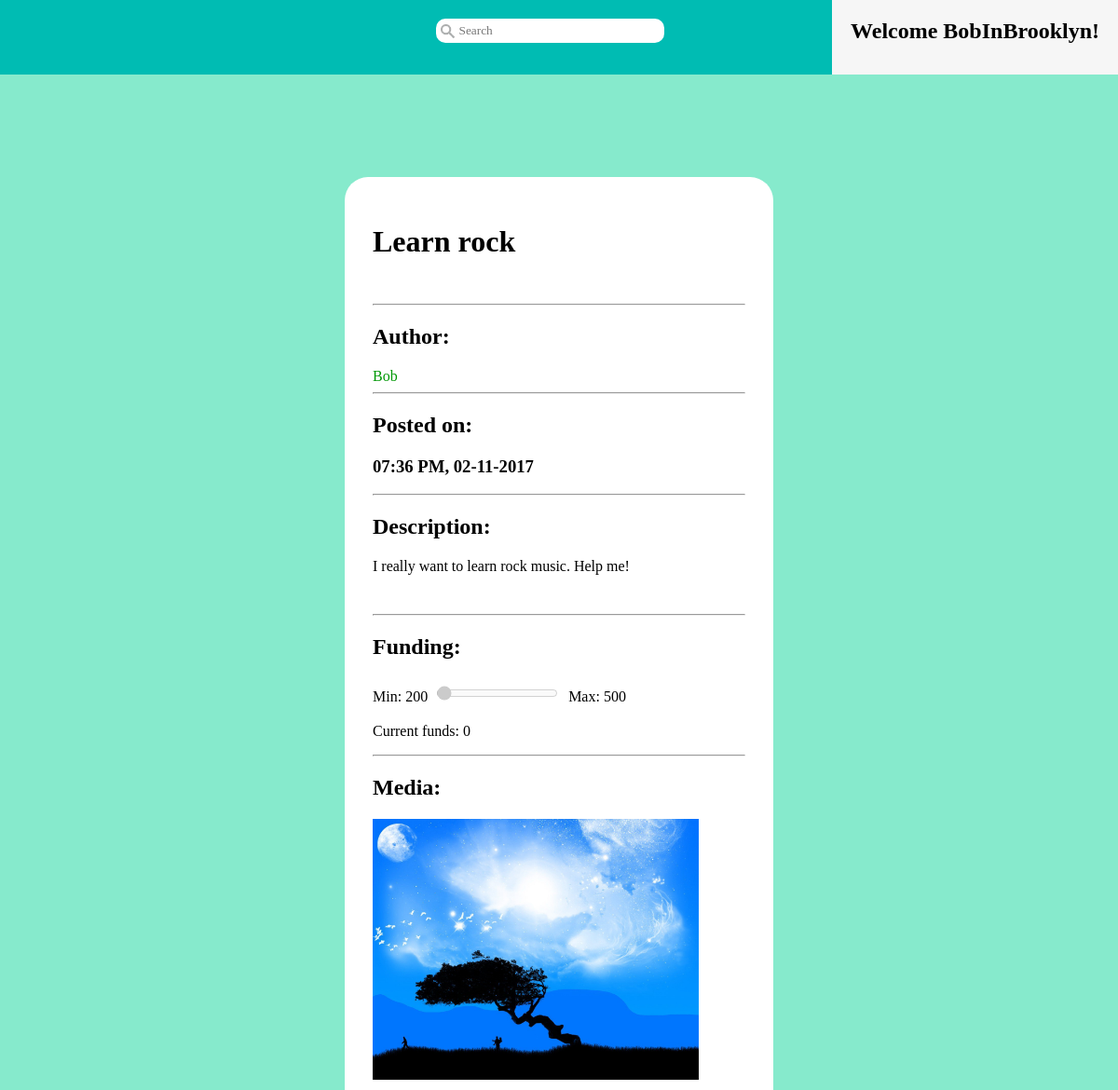
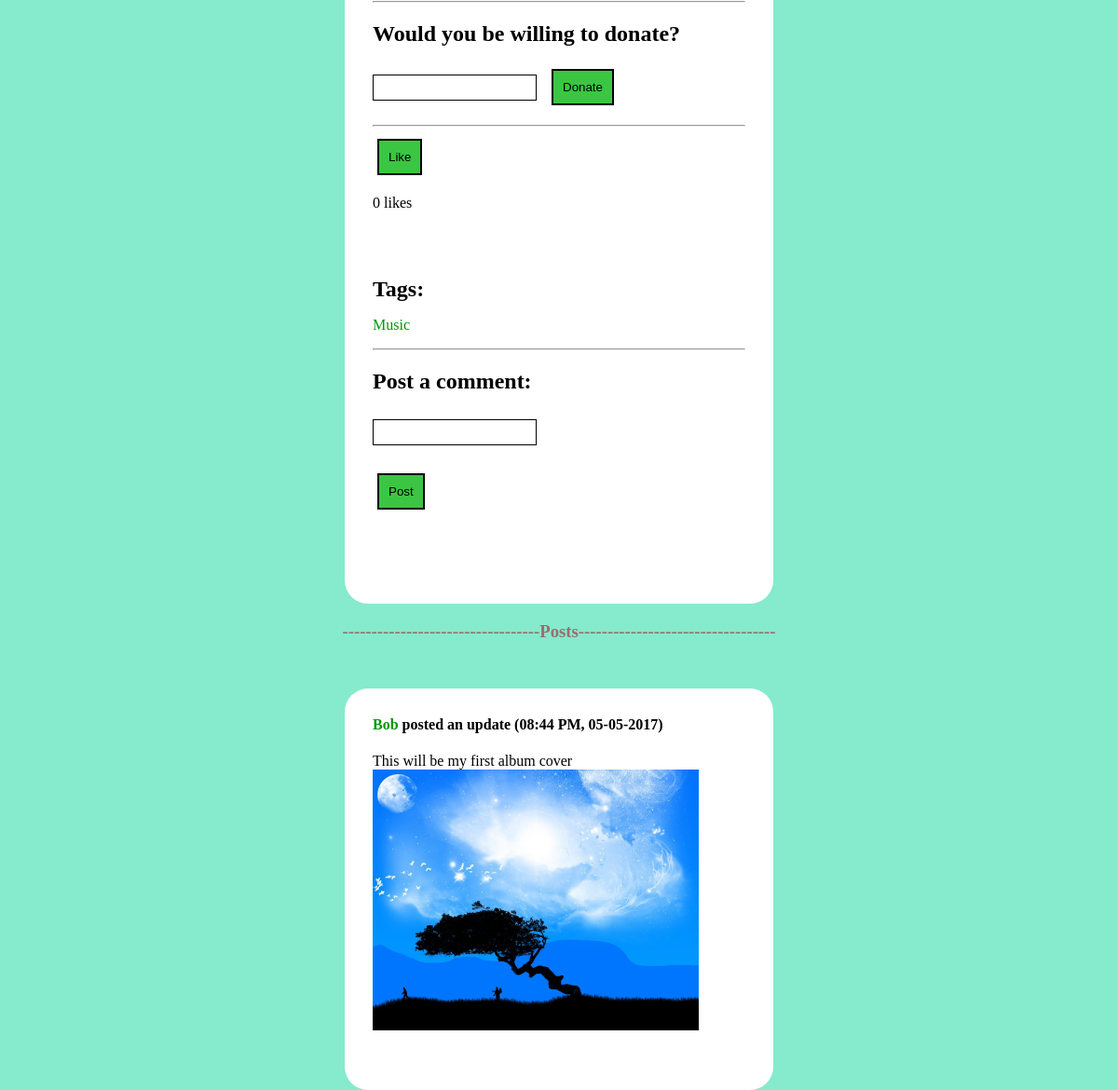
Screenshot of /?controller=pages&action=project&pid=198 (signed in) with the database file from the repository (2 pictures, top to bottom).
### tables this page shows
CREATE TABLE Project (
  pid INTEGER NOT NULL,           --INTEGER primary keys autoincrement in SQLite3
  username VARCHAR(15) NOT NULL,
  pname VARCHAR(15) NOT NULL,
  description TEXT,
  post_time DATETIME NOT NULL,
  proj_completed BIT NOT NULL,    --if project has been completed yet
  completion_time DATETIME,       --date the project was completed
  minfunds REAL NOT NULL,
  maxfunds REAL NOT NULL,
  camp_end_time DATETIME NOT NULL,--date the campaign ends
  camp_finished BIT NOT NULL,     --if campaign is completed yet
  camp_success BIT NOT NULL,      --if the min funds were reached in time
  PRIMARY KEY (pid),
  FOREIGN KEY (username) REFERENCES User(username)
);

CREATE TABLE ProjectUpdate (
  uid INTEGER NOT NULL,
  username VARCHAR(15) NOT NULL,
  pid INTEGER NOT NULL,
  comment TEXT NOT NULL,
  ctime DATETIME NOT NULL,
  PRIMARY KEY (uid),
  FOREIGN KEY (username) REFERENCES User(username),
  FOREIGN KEY (pid) REFERENCES Project(pid)
);

### index.php (called while the page is built, shortened)
<?php
    require_once('db.php');
    require_once('view/layout.php');
?>

### db.php (called while the page is built, shortened)
<?php
    class DB {
        private static $instance = null;
        private $db;
        private function __construct() {
            $dbname = $_SERVER['DOCUMENT_ROOT'].'/Flint/flint.db';
            $this->db = new PDO("sqlite:{$dbname}");
        }
        public static function getInstance() {
            if (!isset(self::$instance)) {
                self::$instance = new DB();
            }
            return self::$instance;
        }
        public function runSelect($query, $entries) {
            $db = $this->db;
            $statement = $db->prepare($query);
            if ($entries) {
                $statement->execute($entries);
            } else {
                $statement->execute();
            }
            $results = $statement->fetchAll();
            if ($results) {
                return $this->resultsToArray($results);
            } else {
                return [];
            }
        }
        public function resultsToArray($results) {
            $allitems = array();
            foreach ($results as $row) {
                $item = array();
                foreach (array_keys($row) as $key) {
                    if (gettype($key) != "integer") {
                        $item[$key] = $row[$key];
                    }
                }
                array_push($allitems, $item);
            }
            return($allitems);
        }
    }
?>

### model/project.php (called while the page is built, shortened)
<?php
    class Project {
        public function __construct($pid, $username, $pname, $description, $post_time,
                $proj_completed, $completion_time, $minfunds, $maxfunds, $camp_end_time,
                $camp_finished, $camp_success, $tags) {
            $this->pid = $pid;
            $this->username = $username;
            $this->pname = $pname;
            $this->description = $description;
            $this->post_time = $post_time;
            $this->minfunds = $minfunds;
            $this->maxfunds = $maxfunds;
            $this->camp_finished = $camp_finished;
            $this->tags = $tags;
        }
        public static function getProject($pid) {
            $db = DB::getInstance();
            $q = "SELECT * FROM Project WHERE pid=:p;";
            $entries = array(":p" => $pid);
            $results = $db->runSelect($q, $entries);
            $tags = self::getProjectTags($pid);
            if ($results) {
                $row = $results[0];
                $project = new Project(
                        $row['pid'],
                        $row['username'],
                        $row['pname'],
                        $row['description'],
                        $row['post_time'],
                        $row['proj_completed'],
                        $row['completion_time'],
                        $row['minfunds'],
                        $row['maxfunds'],
                        $row['camp_end_time'],
                        $row['camp_finished'],
                        $row['camp_success'],
                        $tags
                    );
                return $project;
            } else {
                return null;
            }
        }
        public static function getProjectTags($pid) {
            $db = DB::getInstance();
            $q = "SELECT name AS tag_name FROM Project JOIN Ptags USING(pid) "
                ."JOIN Tags USING(tid) WHERE pid=:p;";
            $e = [':p' => $pid];
            $results = $db->runSelect($q, $e);
            $tags = [];
            if ($results) {
                foreach ($results as $row) {
                    $tags[] = $row['tag_name'];
                }
            }
            return $tags;
        }
        public static function getLikes($pid) {
            $db = DB::getInstance();
            $q = "SELECT username, ltime FROM Likes WHERE pid=:p;";
            $entries = array(":p" => $pid);
            $results = $db->runSelect($q, $entries);
            if ($results) {
                $users = [];
                foreach ($results as $row) {
                    $users[$row['username']] = $row['ltime'];
                }
                return $users;
            } else {
                return [];
            }
        }
        public static function getMedia($pid) {
            $db = DB::getInstance();
            $q = "SELECT filename FROM Media JOIN Umedia USING(mid) WHERE uid IN ("
                ."SELECT uid FROM ProjectUpdate WHERE pid=:p);";
            $results = $db->runSelect($q, [':p' => $pid]);
            if ($results) {
                $filenames = [];
                foreach ($results as $row) {
                    $filenames[] = $row['filename'];
                }
                return $filenames;
            } else {
                return [];
            }
        }
    }
?>

### model/donation.php (called while the page is built, shortened)
<?php
    class Donation {
        public static function getTotalDonations($pid) {
            $db = DB::getInstance();
            $q = "SELECT SUM(amount) AS total FROM Donation WHERE pid=:p GROUP BY pid;";
            $entries = array(":p" => $pid);
            $results = $db->runSelect($q, $entries);
            if ($results) {
                $row = $results[0];
                return $row['total'];
            } else {
                return 0;
            }
        }
    }
?>

### model/post.php (called while the page is built, shortened)
<?php
    class Post {
        public function __construct($id, $author, $pid, $comment,
                    $ctime, $pname, $owner, $mediaNames) {
            $this->author = $author;
            $this->comment = $comment;
            $this->ctime = $ctime;
            $this->mediaNames = $mediaNames;
        }
        public static function getUpdates($pid) {
            $db = DB::getInstance();
            $q = "SELECT uid, username, pid, comment, ctime FROM ProjectUpdate "
                ."WHERE pid=:p ORDER BY ctime DESC;";
            $results = $db->runSelect($q, [':p' => $pid]);
            if ($results) {
                $posts = [];
                foreach ($results as $row) {
                    $mediaNames = self::getMedia($row['uid']);
                    $posts[] = new Post($row['uid'], $row['username'], $row['pid'],
                        $row['comment'], $row['ctime'], null, true, $mediaNames);
                }
                return $posts;
            } else {
                return [];
            }
        }
        private static function getMedia($uid) {
            $db = DB::getInstance();
            $q = "SELECT filename FROM Media JOIN Umedia USING(mid) WHERE uid=:u;";
            $results = $db->runSelect($q, [':u' => $uid]);
            if ($results) {
                $filenames = [];
                foreach ($results as $row) {
                    $filenames[] = $row['filename'];
                }
                return $filenames;
            } else {
                return [];
            }
        }
        public static function getComments($pid) {
            $db = DB::getInstance();
            $q = "SELECT cid, username, pid, comment, ctime FROM Comment "
                ."WHERE pid=:p ORDER BY ctime DESC;";
            $results = $db->runSelect($q, [':p' => $pid]);
            if ($results) {
                $posts = [];
                foreach ($results as $row) {
                    $posts[] = new Post($row['cid'], $row['username'], $row['pid'],
                        $row['comment'], $row['ctime'], null, true, null);
                }
                return $posts;
            } else {
                return [];
            }
        }
    }
?>

### view/pages/project_view.php (the view, shortened to what this page needs)
<link rel="stylesheet" href="/Flint/view/pages/css/project.css" />
<div id="container">
    <?php
        $owner = ($_SESSION['username'] == $project->username);
        if ($owner) {
            echo "<h1>Title: "
                ."<input id='title' type='text' value='".$project->pname."'>"
                ."</h1>";
        } else {
            echo "<h1>".$project->pname."</h1>";
        }
    ?>
    <br />
    <hr>
    <h2>Author:</h2>
    <a class='entry-title' href='/Flint/?controller=pages&action=user&user=<?php
            echo $project->username; ?>'><?php echo $project->username; ?></a>
    <hr>
    <h2>Posted on:</h2>
    <h3><?php echo date('h:i A, m-d-Y', strtotime($project->post_time)); ?></h3>
    <hr>
    <h2>Description:</h2>
    <?php
        if ($owner) {
            echo "<textarea id='description' type='text' rows='10' cols='50'>"
                .$project->description."</textarea>";
        } else {
            echo "<p>".$project->description."</p>";
        }
    ?>
    <br />
    <hr>
    <h2>Funding:</h2>
    <p>Min: <?php echo $project->minfunds; ?>  <input id='donation-scale' type='range'
            min='<?php echo $project->minfunds; ?>'
            max='<?php echo $project->maxfunds; ?>'
            value='<?php echo $totalFunds ? $totalFunds : 0; ?>' disabled>
        Max: <?php echo $project->maxfunds; ?>
    </p>
    <p id='current-funds'>
        Current funds: <?php echo $totalFunds ? $totalFunds : 0; ?></p>
    <?php
    $media = Media::displayMedia(Project::getMedia($project->pid));
    if ($media) {
        echo "<hr><h2>Media: </h2>".$media;
    }
    if ($project->camp_finished) {
        echo "<hr><h2>The campaign was "
            .($project->camp_success ? "" : "not ")."a success.</h2>";
        if (!($project->proj_completed) && $owner) {
            ?>
            <br />
            <h2>Is the project completed?</h2>
            <button type='button' id='finish-project'
                    onclick='finishProject(<?php echo $project->pid; ?>)'>
                    Finish Project</button>
            <br /><br />
            <hr>
            <?php
        }
    } else if ($project->username != $_SESSION['username']) {
        ?>
        <hr>
        <h2>Would you be willing to donate?</h2>
        <input type='number' name='donation' id='donation' step='1'
                title="Whole numbers" pattern="[0-9]">
        <button type='button' id='submit'
                onclick='donate(<?php echo $project->pid; ?>)'>Donate</button>
        <?php
    }
    if (($project->username != $_SESSION['username'] && $likes
            && !array_key_exists($_SESSION['username'], $likes))
        || ($project->username != $_SESSION['username'] && !$likes)) {
        ?>
        <hr>
        <button type='button' id='like-button'
                onclick='like(<?php echo $project->pid; ?>)'>Like</button>
        <?php
    }
    echo "<p id='likes'>".count($likes)." likes</p><br /><br />";
    if ($owner) {
        ?>
        <h2 style='margin: 0;'>Tags: </h2>
        <p style='margin: 0;'>(Please separate tags using commas)</p>
        <?php
        $tags = $project->tags;
        $str = "";
        for ($i = 0; $i < count($tags); $i++) {
            $str .= $tags[$i].($i+1 == count($tags) ? "" : ", ");
        }
        echo "<input type='text' id='tags-input' value='{$str}'><br />";
        echo "<button id='save' onclick='saveChanges("
                .$project->pid.")'>Save Changes</button><br /><br />";
    } else {
        echo getTags($project);
    }
    if ($owner) {
        echo "<hr><h2 id='post-title'>Post an update: </h2>";
    } else {
        echo "<hr><h2 id='post-title'>Post a comment: </h2>";
    }
    ?>
    <form method="POST" id='post-form'>
    <input type='text' id='post-content' name='content'>
    </form>
    <br />
    <button type='button' id='post-button'
       onclick='post(
        <?php echo $project->pid.','.intval($owner).',"'.$_SESSION['username'].'"';
        ?>)'>Post</button>
</div>
<?php
    foreach (displayPosts($updates, $comments) as $post) {
        echo $post;
    }
    function displayPosts($updates, $comments) {
        $posts = [];
        if ($updates || $comments) {
            echo "<h3 class='divider'>
                    ----------------------------------Posts----------------------------------
                  </h3>";
        }
        if ($updates) {
            foreach ($updates as $update) {
                $html = "
                    <div class='entry update-post'>
                        <h4>
                            <a class='entry-title'
                                href='/Flint/?controller=pages&action=user&user="
                                . $update->author
                                . "'>"
                                . $update->author . "
                            </a>
                            posted an update ("
                            . date('h:i A, m-d-Y', strtotime($update->ctime)).")
                        </h4>
                        <p>"
                        . $update->comment . "
                        </p>"
                        . Media::displayMedia($update->mediaNames) . "
                    </div>
                ";
                $posts[] = $html;
            }
        }
        return $posts;
    }
    function getTags($project) {
        $str = "";
        if ($project->tags) {
            $str .= "<br /><h2 style='margin: 0'>Tags: </h2><p>";
            $length = count($project->tags);
            for ($i = 0; $i < $length; $i++) {
                $tag_name = $project->tags[$i];
                $end = $i+1 == $length ? "" : ", ";
                $content = "<a class='entry-title' "
                        ."href='/Flint/?controller=pages&action=tag&tag="
                        .$tag_name."'>".$tag_name."</a>";
                $str .= $content.$end;
            }
            $str .= "</p>";
        }
        return $str;
    }
?>

### model/media.php (shortened to what this page needs)
<?php
class Media {
    private static function sortMedia($filenames) {
        $media = ['images' => [], 'sounds' => [], 'videos' => [], 'other' => []];
        foreach ($filenames as $file) {
            $mime = mime_content_type($_SERVER['DOCUMENT_ROOT'].$file);
            $type = explode('/', $mime)[0];
            if ($type == 'image') {
                $media['images'][] = $file;
            } else if ($mime == 'application/octet-stream' ||
                    $type == 'audio') {
                $media['sounds'][] = $file;
            } else if ($type == 'video') {
                $media['videos'][] = $file;
            } else {
                $media['other'][] = $file;
            }
        }
        return $media;
    }
    public static function displayMedia($filenames) {
        $media = self::sortMedia($filenames);
        $output = [];
        foreach ($media['images'] as $image) {
            $html = "<img src='{$image}' alt='image' class='media'>";
            $output[] = $html;
        }
        if ($output) {
            return implode(" ", $output);
        } else {
            return "";
        }
    }
}
?>

### rows the page displays
project: pname "Learn rock", username "Bob", post_time "07:36 PM, 02-11-2017", description "I really want to learn rock music. Help me!", minfunds "200", maxfunds "500"
projectupdate: username "Bob", ctime "08:44 PM, 05-05-2017", comment "This will be my first album cover"

### other values shown
$_SESSION['username'] "BobInBrooklyn"
count($likes) "0"
$tag_name "Music"
